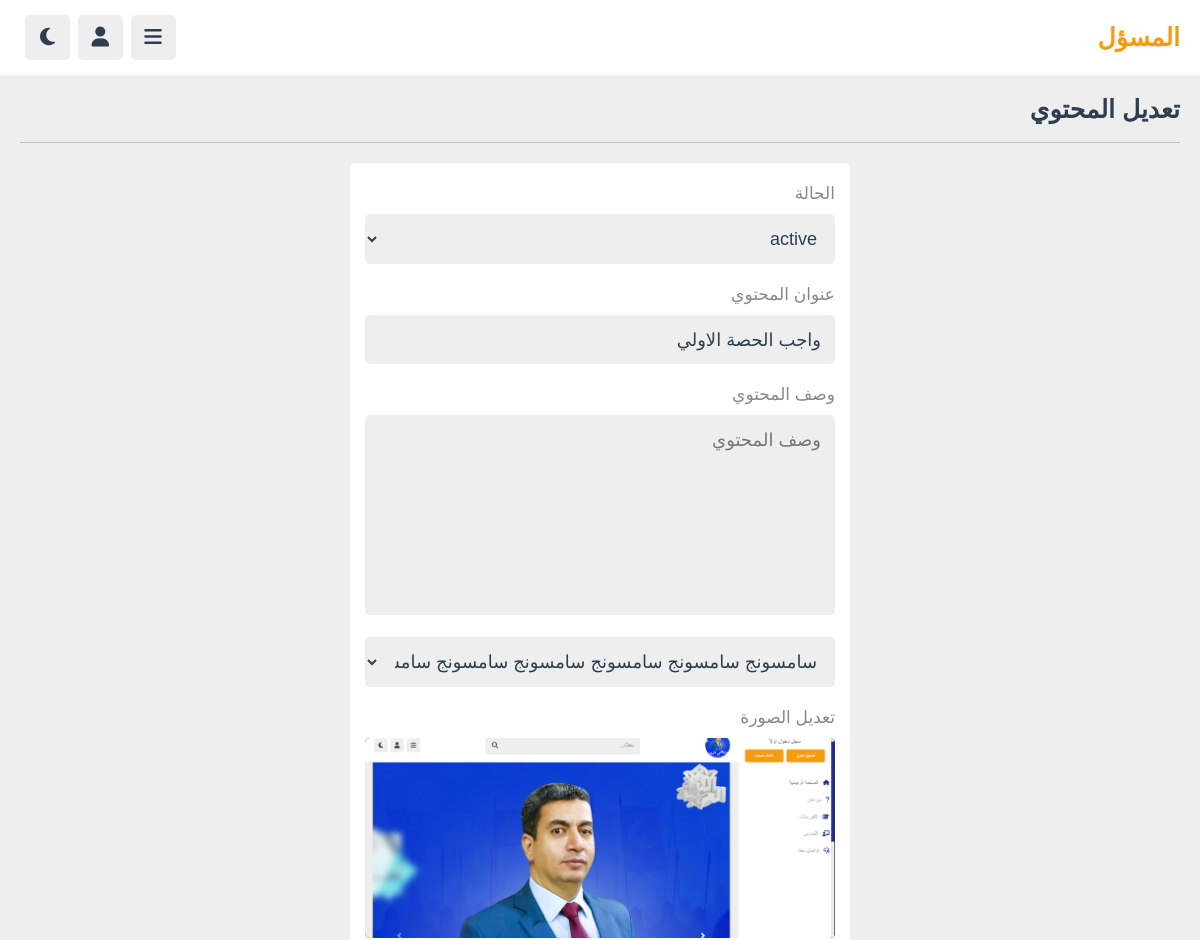
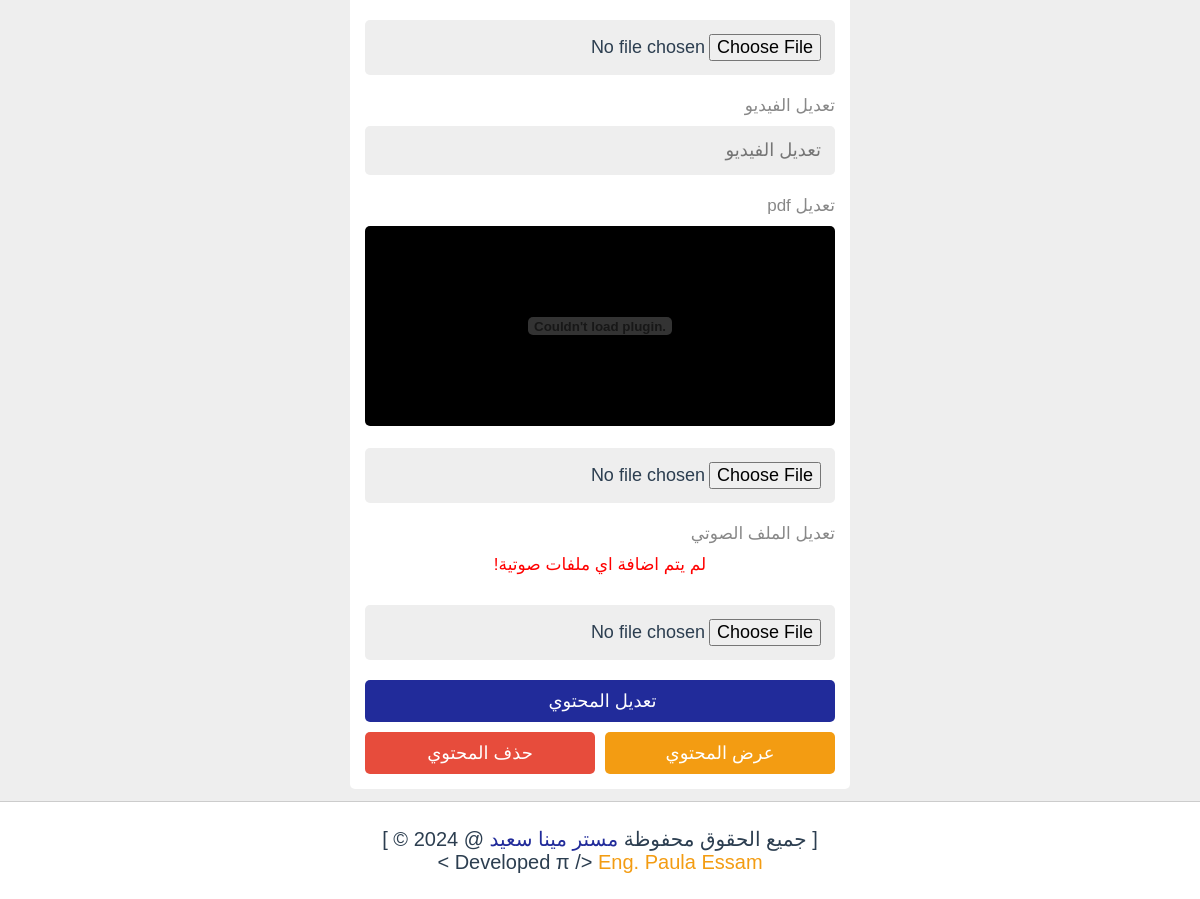
The app's page /admin/update_content.php?get_id=wVLjxAvCvI0Z9rGxnlQ8 (signed in) with its own data (2 pictures, top to bottom).
### tables this page shows
CREATE TABLE `content` (
  `id` varchar(20) NOT NULL,
  `tutor_id` varchar(20) NOT NULL,
  `playlist_id` varchar(20) NOT NULL,
  `title` varchar(100) NOT NULL,
  `description` varchar(1000) DEFAULT NULL,
  `video` varchar(255) DEFAULT NULL,
  `audio` varchar(255) DEFAULT NULL,
  `thumb` varchar(255) NOT NULL,
  `pdf` varchar(255) DEFAULT NULL,
  `date` date NOT NULL DEFAULT current_timestamp(),
  `status` varchar(20) NOT NULL DEFAULT 'deactive'
);

### admin/update_content.php (the view, shortened to what this page needs)
<?php
include '../components/connect.php';
    if (isset($_COOKIE['tutor_id'])) {
        $tutor_id = $_COOKIE['tutor_id'];
    }
    else {
        $tutor_id = '';
        header("Location: login.php");
        exit();
    }
    if (isset($_GET['get_id'])) {
        $get_id = $_GET['get_id'];
    }else{
        $get_id = '';
        header("Location: playlists.php");
        exit();
    }
?>
<!DOCTYPE html>
<html lang="en">
<head>
    <link rel="stylesheet" href="https://cdnjs.cloudflare.com/ajax/libs/font-awesome/6.2.0/css/all.min.css">
    <link rel="stylesheet" href="../css/admin_style.css">
</head>
<body>
<?php
    include '../components/admin_header.php';
?>
<section class="crud-form">
    <h1 class="heading">تعديل المحتوي</h1>
    <?php
        $select_content = $conn->prepare("SELECT * FROM `content` WHERE id=?");
        $select_content->execute([$get_id]);
        if($select_content->rowCount()>0){
            while($fetch_content = $select_content->fetch(PDO::FETCH_ASSOC)){
    ?>
    <form action="" method="post" enctype="multipart/form-data">
        <p>الحالة </p>
        <select name="status" class="box" >
            <option value="<?=$fetch_content['status']?>" selected><?=$fetch_content['status']?></option>
        </select>
        <p>عنوان المحتوي</p>
        <input type="text" name="title" placeholder="عنوان المحتوي" class="box" maxlength="100" value="<?=$fetch_content['title']?>">
        <p>وصف المحتوي</p>
        <textarea name="description" placeholder="وصف المحتوي" class="box" maxlength="1000"  cols="30" rows="10"><?=$fetch_content['description']?></textarea>
        <select name="playlist" class="box" >
            <?php
                $select_playlist = $conn-> prepare("SELECT * FROM `playlist` WHERE tutor_id = ? ");
                $select_playlist->execute([$tutor_id]);
                if($select_playlist->rowCount()>0){
                    while($fetch_playlist = $select_playlist->fetch(PDO::FETCH_ASSOC)){
                        $selected = '';
                        if ($fetch_content['playlist_id'] == $fetch_playlist['id']){
                            $selected = 'selected';
                        }
            ?>
                <option <?= $selected?> value="<?= $fetch_playlist['id'];?>"><?= $fetch_playlist['title'];?></option>
            <?php
                    }
                }
                else{
                    echo '<option value="" disabled> لم يتم اضافة اي وحدة حتي الان !</option>';
                }
            ?>
        </select>
        <p>تعديل الصورة</p>
        <img src="../uploaded_files/<?=$fetch_content['thumb']?>" class="media" alt="">
        <input type="file" name="thumb"  class="box" accept="image/*" >
        <p>تعديل الفيديو</p>
        <input type="text" name="video" placeholder="تعديل الفيديو" class="box" maxlength="100" value="<?=$fetch_content['video']?>">
        <p>تعديل pdf</p>
        <?php if($fetch_content['pdf']){ ?>
        <embed src="../uploaded_files/<?=$fetch_content['pdf'];?>" class="media" width="100%" height="400px"/>
        <?php
            }
            else{
                echo '<p class="empty" style="color:red">لم يتم اضافة اي ملفات pdf !</p>';
                }
        ?>
        <input type="file" name="pdf"  class="box" accept="application/pdf">
        <p>تعديل الملف الصوتي </p>
        <?php if($fetch_content['audio']){ ?>
            <audio controls class="media" >
                <source src="../uploaded_files/<?=$fetch_content['audio'];?>" type="audio/mpeg">
                <source src="../uploaded_files/<?=$fetch_content['audio'];?>" type="audio/ogg">
                <source src="../uploaded_files/<?=$fetch_content['audio'];?>" type="audio/wav">
            </audio>
        <?php
            }
            else{
                echo '<p class="empty" style="color:red">لم يتم اضافة اي ملفات صوتية!</p>';
                }
        ?>
        <input type="file" name="audio_file" class="box">
        <input type="submit" name="update"  value="تعديل المحتوي " class="btn">
        <div class="flex-btn">
            <a href="view_content.php?get_id=<?=$get_id;?>" class="option-btn">عرض المحتوي</a>
            <input type="submit" value="حذف المحتوي" name="delete_content" class="delete-btn">
        </div>
    </form>
    <?php
        }
    }else{
        echo '<p class="empty">المحتوي غير موجود !</p>';
    }
    ?>
</section>
<?php
        include '../components/footer.php';
?>
</body>
</html>

### css/admin_style.css (style rules this page uses)
:root { --main-color:#212b9a; --red: #e74c3c; --orange: #f39c12; --white:#fff; --black:#2c3e50; --light-color:#888; --light-bg:#eee; --border: .1rem solid rgba(0,0,0,.2); }
* { font-family: 'Nunito', sans-serif; margin: 0; padding: 0; box-sizing: border-box; outline: none; border: none; text-decoration: none; }
html { font-size: 62.5%; overflow-x: hidden; }
body { direction: rtl; background-color: var(--light-bg); padding-bottom: 9rem; padding-right: 30rem; }
section { padding: 2rem; max-width: 1200px; margin: 0 auto; }
.heading { padding-bottom: 1.8rem; border-bottom: var(--border); font-size: 2.5rem; color: var(--black); text-transform: capitalize; margin-bottom: 2rem; }
.empty { width: 100%; background-color: var(--white); color: var(--red); padding: 2rem; text-align: center; font-size: 2rem; border-radius: .5rem; }
.btn, .option-btn, .delete-btn, .inline-btn, .inline-option-btn, .inline-delete-btn { border-radius: .5rem; padding: 1rem 3rem ; font-size: 1.8rem; color:#fff; margin-top: 1rem; text-transform: capitalize; cursor: pointer; text-align: center; }
.btn, .option-btn, .delete-btn { display: block; width: 100%; }
.btn, .inline-btn { background-color: var(--main-color); }
.inline-option-btn, .option-btn { background-color: var(--orange); }
.inline-delete-btn, .delete-btn { background-color: var(--red); }
.flex-btn { display: flex; gap: 1rem; }
.crud-form form { background-color: var(--white); border-radius: .5rem; padding: 1.5rem; padding-top: 1rem; max-width: 50rem; margin:0 auto; }
.crud-form form .media { height: 20rem; border-radius: .5rem; margin: 1rem 0; width: 100%; object-fit: cover; background-color: #000; }
.crud-form form p { padding-top:1rem ; font-size: 1.7rem ; color: var(--light-color); }
.crud-form form .box { width: 100%; border-radius: .5rem; margin: 1rem 0; font-size: 1.8rem; color: var(--black); padding: 1.4rem; background-color: var(--light-bg); }
.crud-form form textarea { height: 20rem; resize: none; }
@media (max-width: 1200px) { body { padding-right: 0; } }

### records on screen
content: status "active", title "واجب الحصة الاولي", thumb (picture), shows "لم يتم اضافة اي ملفات صوتية!"

### other values on screen
form field playlist "سامسونج سامسونج سامسونج سامسونج سامسونج سامسونج سامسونج سامسونج سامسون"
